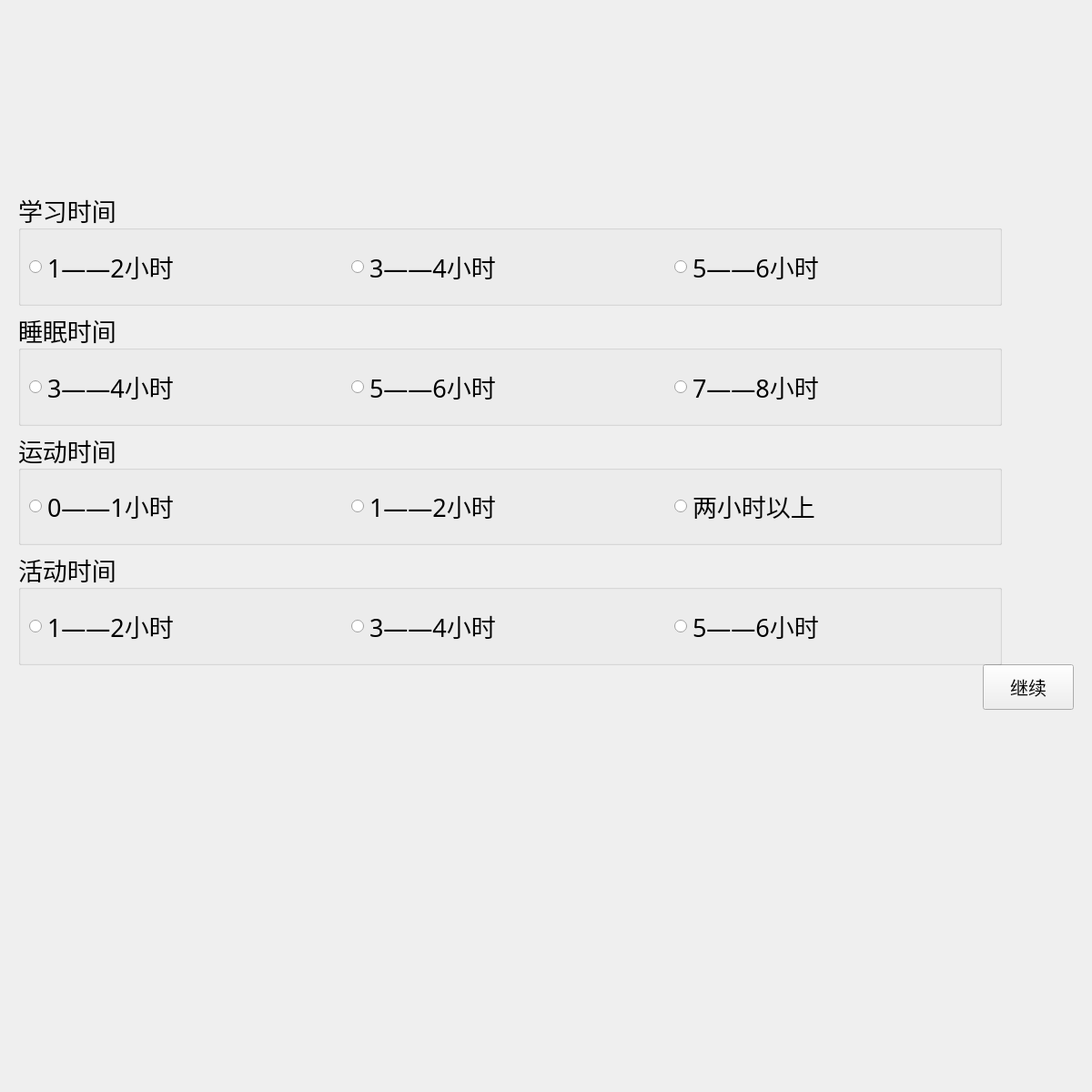
<?xml version="1.0" encoding="UTF-8"?>
<ui version="4.0">
 <class>PPT33</class>
 <widget class="QWidget" name="PPT33">
  <property name="geometry">
   <rect>
    <x>0</x>
    <y>0</y>
    <width>1200</width>
    <height>1200</height>
   </rect>
  </property>
  <property name="windowTitle">
   <string>Form</string>
  </property>
  <widget class="QPushButton" name="pushButton">
   <property name="geometry">
    <rect>
     <x>1080</x>
     <y>730</y>
     <width>100</width>
     <height>50</height>
    </rect>
   </property>
   <property name="font">
    <font>
     <pointsize>15</pointsize>
    </font>
   </property>
   <property name="text">
    <string>继续</string>
   </property>
   <property name="icon">
    <iconset resource="res.qrc">
     <normaloff>:/P1-6/IMAGE/jx (2).jpg</normaloff>:/P1-6/IMAGE/jx (2).jpg</iconset>
   </property>
   <property name="iconSize">
    <size>
     <width>30</width>
     <height>30</height>
    </size>
   </property>
  </widget>
  <widget class="QWidget" name="layoutWidget">
   <property name="geometry">
    <rect>
     <x>20</x>
     <y>210</y>
     <width>1081</width>
     <height>521</height>
    </rect>
   </property>
   <property name="font">
    <font>
     <family>AcadEref</family>
     <pointsize>20</pointsize>
    </font>
   </property>
   <layout class="QVBoxLayout" name="verticalLayout">
    <item>
     <widget class="QGroupBox" name="groupBox">
      <property name="font">
       <font>
        <family>AcadEref</family>
        <pointsize>20</pointsize>
       </font>
      </property>
      <property name="title">
       <string>学习时间</string>
      </property>
      <layout class="QHBoxLayout" name="horizontalLayout_2">
       <item>
        <layout class="QHBoxLayout" name="horizontalLayout">
         <item>
          <widget class="QRadioButton" name="radioButton">
           <property name="font">
            <font>
             <family>AcadEref</family>
             <pointsize>20</pointsize>
            </font>
           </property>
           <property name="text">
            <string>1——2小时</string>
           </property>
          </widget>
         </item>
         <item>
          <widget class="QRadioButton" name="radioButton_2">
           <property name="font">
            <font>
             <family>AcadEref</family>
             <pointsize>20</pointsize>
            </font>
           </property>
           <property name="text">
            <string>3——4小时</string>
           </property>
          </widget>
         </item>
         <item>
          <widget class="QRadioButton" name="radioButton_3">
           <property name="font">
            <font>
             <family>AcadEref</family>
             <pointsize>20</pointsize>
            </font>
           </property>
           <property name="text">
            <string>5——6小时</string>
           </property>
          </widget>
         </item>
        </layout>
       </item>
      </layout>
     </widget>
    </item>
    <item>
     <widget class="QGroupBox" name="groupBox_2">
      <property name="font">
       <font>
        <family>AcadEref</family>
        <pointsize>20</pointsize>
       </font>
      </property>
      <property name="title">
       <string>睡眠时间</string>
      </property>
      <layout class="QHBoxLayout" name="horizontalLayout_4">
       <item>
        <layout class="QHBoxLayout" name="horizontalLayout_3">
         <item>
          <widget class="QRadioButton" name="radioButton_4">
           <property name="font">
            <font>
             <family>AcadEref</family>
             <pointsize>20</pointsize>
            </font>
           </property>
           <property name="text">
            <string>3——4小时</string>
           </property>
          </widget>
         </item>
         <item>
          <widget class="QRadioButton" name="radioButton_5">
           <property name="font">
            <font>
             <family>AcadEref</family>
             <pointsize>20</pointsize>
            </font>
           </property>
           <property name="text">
            <string>5——6小时</string>
           </property>
          </widget>
         </item>
         <item>
          <widget class="QRadioButton" name="radioButton_6">
           <property name="font">
            <font>
             <family>AcadEref</family>
             <pointsize>20</pointsize>
            </font>
           </property>
           <property name="text">
            <string>7——8小时</string>
           </property>
          </widget>
         </item>
        </layout>
       </item>
      </layout>
     </widget>
    </item>
    <item>
     <widget class="QGroupBox" name="groupBox_3">
      <property name="font">
       <font>
        <family>AcadEref</family>
        <pointsize>20</pointsize>
       </font>
      </property>
      <property name="title">
       <string>运动时间</string>
      </property>
      <layout class="QHBoxLayout" name="horizontalLayout_5">
       <item>
        <widget class="QRadioButton" name="radioButton_7">
         <property name="font">
          <font>
           <family>AcadEref</family>
           <pointsize>20</pointsize>
          </font>
         </property>
         <property name="text">
          <string>0——1小时</string>
         </property>
        </widget>
       </item>
       <item>
        <widget class="QRadioButton" name="radioButton_8">
         <property name="font">
          <font>
           <family>AcadEref</family>
           <pointsize>20</pointsize>
          </font>
         </property>
         <property name="text">
          <string>1——2小时</string>
         </property>
        </widget>
       </item>
       <item>
        <widget class="QRadioButton" name="radioButton_9">
         <property name="font">
          <font>
           <family>AcadEref</family>
           <pointsize>20</pointsize>
          </font>
         </property>
         <property name="text">
          <string>两小时以上</string>
         </property>
        </widget>
       </item>
      </layout>
     </widget>
    </item>
    <item>
     <widget class="QGroupBox" name="groupBox_4">
      <property name="font">
       <font>
        <family>AcadEref</family>
        <pointsize>20</pointsize>
       </font>
      </property>
      <property name="title">
       <string>活动时间</string>
      </property>
      <layout class="QHBoxLayout" name="horizontalLayout_7">
       <item>
        <layout class="QHBoxLayout" name="horizontalLayout_6">
         <item>
          <widget class="QRadioButton" name="radioButton_10">
           <property name="font">
            <font>
             <family>AcadEref</family>
             <pointsize>20</pointsize>
            </font>
           </property>
           <property name="text">
            <string>1——2小时</string>
           </property>
          </widget>
         </item>
         <item>
          <widget class="QRadioButton" name="radioButton_11">
           <property name="font">
            <font>
             <family>AcadEref</family>
             <pointsize>20</pointsize>
            </font>
           </property>
           <property name="text">
            <string>3——4小时</string>
           </property>
          </widget>
         </item>
         <item>
          <widget class="QRadioButton" name="radioButton_12">
           <property name="font">
            <font>
             <family>AcadEref</family>
             <pointsize>20</pointsize>
            </font>
           </property>
           <property name="text">
            <string>5——6小时</string>
           </property>
          </widget>
         </item>
        </layout>
       </item>
      </layout>
     </widget>
    </item>
   </layout>
  </widget>
 </widget>
 <resources>
  <include location="res.qrc"/>
 </resources>
 <connections/>
</ui>
